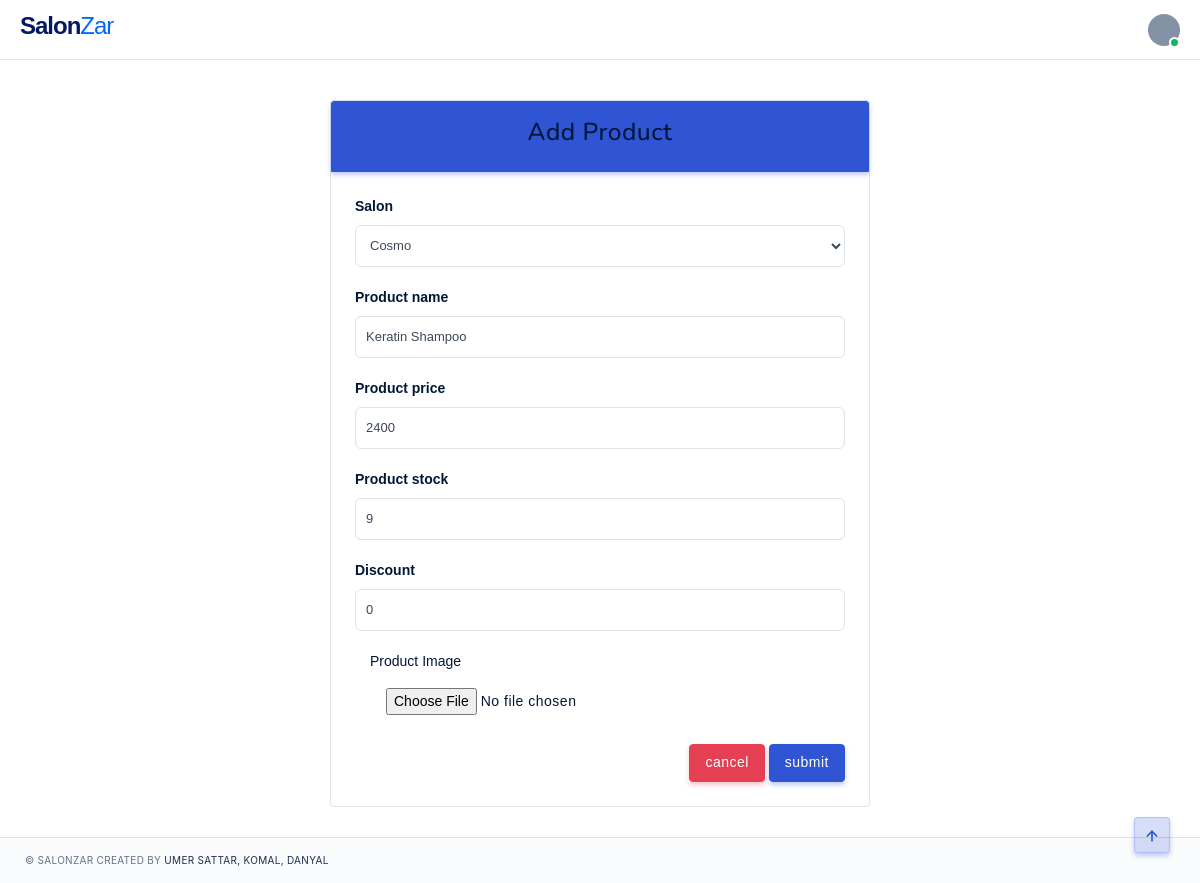
The page /edit_product/4 (signed in) on the database its author committed.
### salons/models.py (models this page shows, shortened)
class Product(models.Model):
    salon = models.ForeignKey(Salon,null=True,blank=True,on_delete=models.CASCADE)
    product_name = models.CharField(max_length=200,null=True,blank=True)
    product_price = models.IntegerField(null=True,blank=True)
    product_stock = models.IntegerField(null=True,blank=True)
    discount = models.IntegerField(null=True,blank=True)
    product_image= models.ImageField(upload_to='Products/',null=True,blank=True)

### salons/decorators.py (the view)
		def wrapper_func(request,*args,**kwargs):
			group = None
			if request.user.groups.exists():
				group = request.user.groups.all()[0].name
			if group in allowed_roles:
				return view_func(request,*args,**kwargs)
			else:
				return HttpResponse('You are not allowed to view this page')

### salons/forms.py
class product_form(ModelForm):
	class Meta:
		model = Product
		fields = ['salon','product_name','product_price','product_stock','discount']

### salons/models.py (called while the page is built)
    def __str__(self):
        return self.shop_name

### salons/templatetags/user_tags.py (called while the page is built)
@register.filter(name='has_group')
def has_group(user, group_name):
    return user.groups.filter(name=group_name).exists()

### salons/views.py (called while the page is built, shortened)
@login_required(login_url=login_page)
@allowed_users(allowed_roles=['salon manager'])
def edit_product(request,id):
    product = Product.objects.get(id=id)
    form = product_form(instance=product)
    context = {'form':form}
    return render(request, 'pages/new_product.html', context)

### salons/templates/pages/new_product.html
{% extends 'pages/base.html' %}{% load crispy_forms_tags %}{% block content %}
<div class="container col-lg-6 mg-t-10">
  <div class="card">
    <div class="card-header btn btn-primary">
      <h3>Add Product</h3>
    </div>
    <div class="card-body">
      <form action="" method="POST" enctype="multipart/form-data">
        {% csrf_token %} {{form | crispy}}
        <div class="form-group col-md-4">
          <label style="font-weight: normal !important">Product Image</label>
          <input type="file" name="product_image" class="btn" />
        </div>
        <div class="float-right">
          <a class="btn btn-danger" href="{% url 'salon_user'%}">cancel</a>
          <button class="btn btn-primary" type="submit">submit</button>
        </div>
      </form>
    </div>
  </div>
</div>
{% endblock %}

### static/css/colors/default.css (style rules this page uses)
.bg-primary, .btn-primary, .btn-outline-primary:hover, .btn-outline-primary:focus, .btn-outline-primary:active, .btn-outline-primary.active, .btn-outline-primary.focus, .btn-outline-primary:not(:disabled):not(.disabled):active, .btn-soft-primary:hover, .btn-soft-primary:focus, .btn-soft-primary:active, .btn-soft-primary.active, .btn-soft-primary.focus, .badge-primary, .pagination .page-item.active .page-link, .nav-pills .nav-link.active, .custom-control-input:checked ~ .custom-control-label:before, #preloader #status .spinner .double-bounce1, #preloader #status .spinner .double-bounce2, .social-icon li a:hover, #topnav .navbar-toggle.open span:hover, .gradient, .flex-control-paging li a.flex-active, .owl-theme .owl-dots .owl-dot span, .owl-theme .owl-dots .owl-dot.active span, .owl-theme .owl-dots.clickable .owl-dot:hover span, .watch-video a .play-icon-circle, .sidebar .widget .tagcloud > a:hover, .flatpickr-day.selected, .flatpickr-day.selected:hover, .bg-animation-left.crypto-home:after, .bg-animation-left.task-management-home:after, .classic-app-image .bg-app-shape:after, .classic-saas-image .bg-saas-shape:after, .work-container.work-modern .icons .work-icon:hover, .features.fea-primary:hover, .accounts:hover, .accounts.active, .timeline-page .timeline-item .date-label-left:after, .timeline-page .timeline-item .duration-right:after, .swiper-slider-hero .swiper-container .swiper-button-prev:hover, .swiper-slider-hero .swiper-container .swiper-button-next:hover { background-color: #2f55d4 !important; }
.btn-primary, .btn-outline-primary, .btn-outline-primary:hover, .btn-outline-primary:focus, .btn-outline-primary:active, .btn-outline-primary.active, .btn-outline-primary.focus, .btn-outline-primary:not(:disabled):not(.disabled):active, .badge-outline-primary, .btn-soft-primary:hover, .btn-soft-primary:focus, .btn-soft-primary:active, .btn-soft-primary.active, .btn-soft-primary.focus, .alert-primary, .alert-outline-primary, .pagination .page-item.active .page-link, .form-group .form-control:focus, .form-group .form-control.active, .custom-control-input:checked ~ .custom-control-label:before, .custom-control-input:focus ~ .custom-control-label::before, .form-control:focus, .social-icon li a:hover, #topnav .has-submenu.active.active .menu-arrow, #topnav.scroll .navigation-menu > li:hover > .menu-arrow, #topnav.scroll .navigation-menu > li.active > .menu-arrow, #topnav .navigation-menu > li:hover > .menu-arrow, #topnav .has-submenu .submenu .has-submenu:hover .submenu-arrow, #topnav.nav-sticky .navigation-menu.nav-light > li:hover > .menu-arrow, #topnav.nav-sticky .navigation-menu.nav-light > li.active > .menu-arrow, .pricing-rates.business-rate:hover, .pricing-rates.starter-plan, .event-schedule:hover, .container-filter li a.active, .container-filter li a:hover, .flatpickr-day.selected, .flatpickr-day.selected:hover, .swiper-slider-hero .swiper-container .swiper-button-prev:hover, .swiper-slider-hero .swiper-container .swiper-button-next:hover { border-color: #2f55d4 !important; }
.btn-primary, .btn-soft-primary, .btn-outline-primary:hover, .btn-outline-primary:focus, .btn-outline-primary:active, .btn-outline-primary.active, .btn-outline-primary.focus, .btn-outline-primary:not(:disabled):not(.disabled):active { box-shadow: 0 3px 5px 0 rgba(47, 85, 212, 0.3); }

### rows shown on the page
Product: salon "Cosmo", product_name "Keratin Shampoo", product_price "2400", product_stock "9", discount "0"
